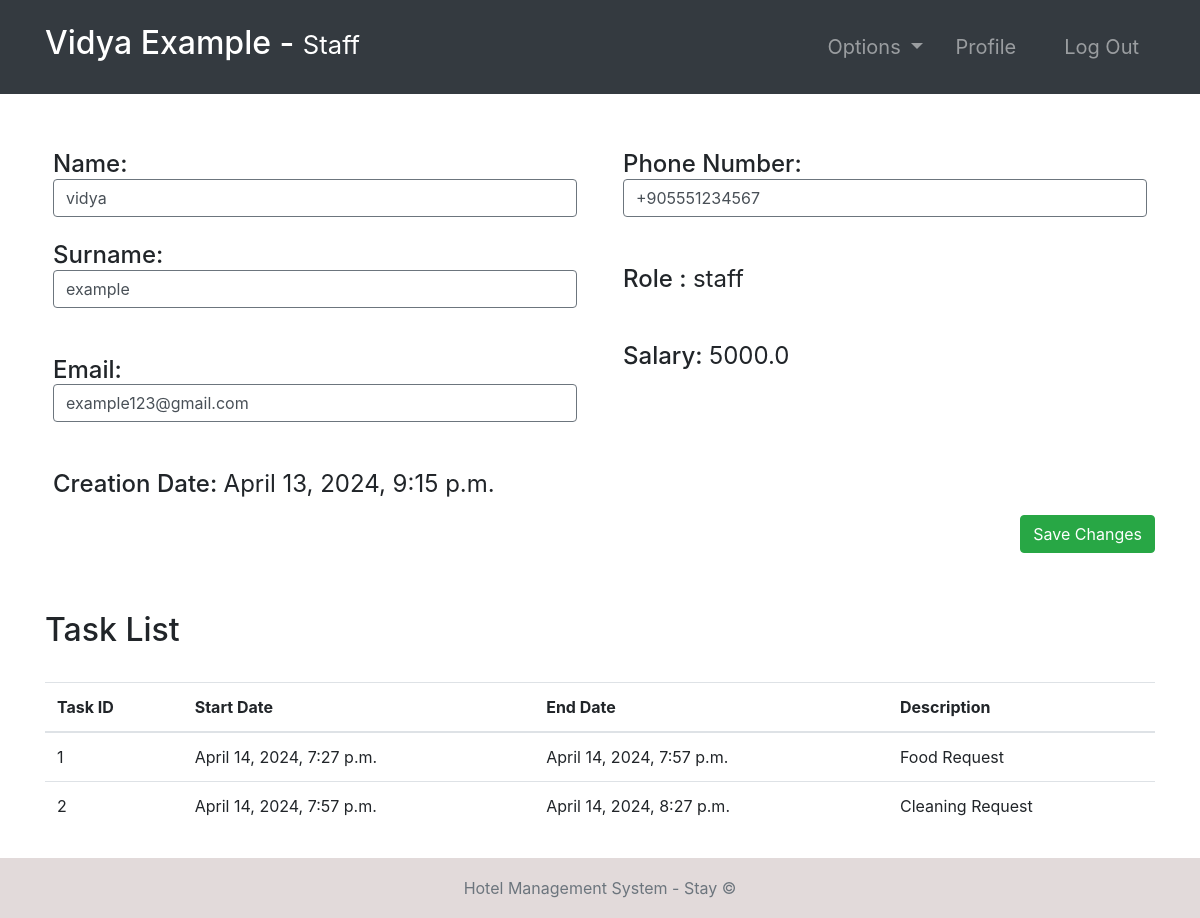
The app's page /employee-profile/2/ (signed in) with its own data.
### accounts/models.py (models this page shows, shortened)
class Employee(models.Model):
    user = models.OneToOneField(User, null=True, on_delete=models.CASCADE)
    phoneNumber = PhoneNumberField(unique=True)
    salary = models.FloatField()

class Task(models.Model):
    employee = models.ForeignKey(
        Employee,   null=True, on_delete=models.CASCADE)
    startTime = models.DateTimeField()
    endTime = models.DateTimeField()
    description = models.TextField()

### accounts/views.py (the view, shortened to what this page needs)
# urls.py: path('employee-profile/<str:pk>/', employee_details, name="employee-profile"),
@login_required(login_url='login')
def employee_details(request, pk):
    role = str(request.user.groups.all()[0])
    path = role + "/"
    tempUser = User.objects.get(id=pk)
    employee = Employee.objects.get(user=tempUser)
    tasks = Task.objects.filter(employee=employee)
    context = {
        "role": role,
        "employee": employee,
        "tasks": tasks
    }
    return render(request, path + "employee-profile.html", context)

### Templates/staff/employee-profile.html
{% extends '../index.html' %}
{% block context %}
{% include '../common_pages/employee-profile.html' %}
{% endblock %}

### Templates/incs/nav.html (shortened to what this page needs)
<nav class="navbar navbar-dark bg-dark navbar-expand-lg py-3 " role="navigation">
    <div class="container">
        <a href="" class="navbar-brand">
            <h2 class="text-capitalize">
                {{ request.user.first_name }} {{ request.user.last_name }} -
                <small>
                    {{ role }}
                </small>
            </h2>
        </a>
        <div class="collapse navbar-collapse" id="navbarTags">
            <ul class="navbar-nav ml-auto">
                <li class="nav-item dropdown p-2">
                    <a class="nav-link dropdown-toggle" href="#" id="navbarDropdown" role="button"
                        data-toggle="dropdown" aria-haspopup="true" aria-expanded="false">
                        Options
                    </a>
                </li>
                <li class="nav-item mr-3 p-2">
                    {% if role == 'staff' or role == 'receptionist' or role == 'admin' or role == 'manager' %}
                    <a href="{% url 'employee-profile' user.id %}" class="nav-link">Profile</a>
                    {% endif %}
                </li>
                <li class="nav-item p-2 ">
                    <a href="{% url 'logout' %}" class="nav-link">Log Out</a>
                </li>
            </ul>
        </div>
    </div>
</nav>

### Templates/common_pages/employee-profile.html (shortened to what this page needs)
<div class="container">
    <form action="" method="POST">
        <div class="row mt-5 clearfix">
            <div class="col-6">
                <div class="p-2 h4">
                    <span>Name:</span>
                    {% if employee.user.id != request.user.id %}
                    <span class="font-weight-normal">{{employee.user.first_name}} </span>
                    {% else %}
                    <input type="text" class="form-control border border-secondary" id="id_first_name"
                        value="{{employee.user.first_name}}" name="first_name">
                    {% endif %}
                </div>
                <div class="p-2 h4">
                    <span>Surname:</span>
                    {% if employee.user.id != request.user.id %}
                    <span class="font-weight-normal"> {{employee.user.last_name}}</span>
                    {% else %}
                    <input type="text" class="form-control border border-secondary" id="id_last_name"
                        value="{{employee.user.last_name}}" name="last_name">
                    {% endif %}
                </div>
                <br>
                <div class="p-2 h4">
                    <span>Email:</span>
                    {% if employee.user.id != request.user.id %}
                    <span class="font-weight-normal">{{employee.user.email}}</span>
                    {% else %}
                    <input type="email" class="form-control border border-secondary" id="id_email"
                           value="{{employee.user.email}}" name="email">
                    {% endif %}
                </div>
                <br>
                <div class="p-2 h4">
                    <span>Creation Date:</span>
                    <span class="font-weight-normal">{{employee.user.date_joined}}</span>
                </div>
            </div>
            <div class="col-6">
                <div class="p-2 h4">
                    <span>Phone Number: </span>
                    {% if employee.user.id != request.user.id %}
                    <span class="font-weight-normal">{{employee.phoneNumber}}</span>
                    {% else %}
                    <input type="text" class="form-control border border-secondary" id="id_phoneNumber"
                        value="{{employee.phoneNumber}}" name="phoneNumber">
                    {% endif %}
                </div>
                <br>
                <div class="p-2 h4">
                    <span>Role :</span>
                    <span class="font-weight-normal">{{employee.user.groups.first}}</span>
                </div>
                <br>
                <div class="p-2 h4">
                    <span>Salary:</span>
                    <span class="font-weight-normal">{{employee.salary}}</span>
                </div>
            </div>
        </div>
        {% if employee.user.id == request.user.id %}
        <button type="submit" name="submit" class="btn btn-success float-right">Save Changes</button>
        {% endif %}
        <br>
    </form>
    <br>
    {% if role == 'staff' or request.user != employee.user %}
    <div class="table-responsive my-5">
        <div class="table-header row">
            <div class="col-sm-12 col-md-12 col-lg-4 mb-4">
                <h2>Task List</h2>
            </div>
        </div>
        <table class="table table-hover">
            <thead>
                <tr>
                    <th>Task ID</th>
                    <th>Start Date</th>
                    <th>End Date</th>
                    <th>Description</th>
                </tr>
            </thead>
            <tbody>
                {% for tasks in tasks %}
                <tr>
                    <td>{{tasks.id}}</td>
                    <td>{{tasks.startTime}}</td>
                    <td>{{tasks.endTime}}</td>
                    <td>{{tasks.description}}</td>
                </tr>
                {% endfor %}
            </tbody>
        </table>
    </div>
    {% endif %}
</div>

### static/css/main.css (style rules this page uses)
* { margin: 0; padding: 0; -webkit-font-smoothing: antialiased; }
.clearfix { overflow: auto; }
body { position: relative; }
nav .nav-item { font-size: 20px; }

### records on screen
Employee: first_name "vidya", last_name "example", email "example123@gmail.com", user.date_joined "April 13, 2024, 9:15 p.m.", phoneNumber "+905551234567", user.groups.first "staff", salary "5000.0"
Task: id "1", startTime "April 14, 2024, 7:27 p.m.", endTime "April 14, 2024, 7:57 p.m.", description "Food Request"
Task: id "2", startTime "April 14, 2024, 7:57 p.m.", endTime "April 14, 2024, 8:27 p.m.", description "Cleaning Request"

### other values on screen
{{ request.user.first_name }} "Vidya"
{{ request.user.last_name }} "Example"
{{ role }} "Staff"
